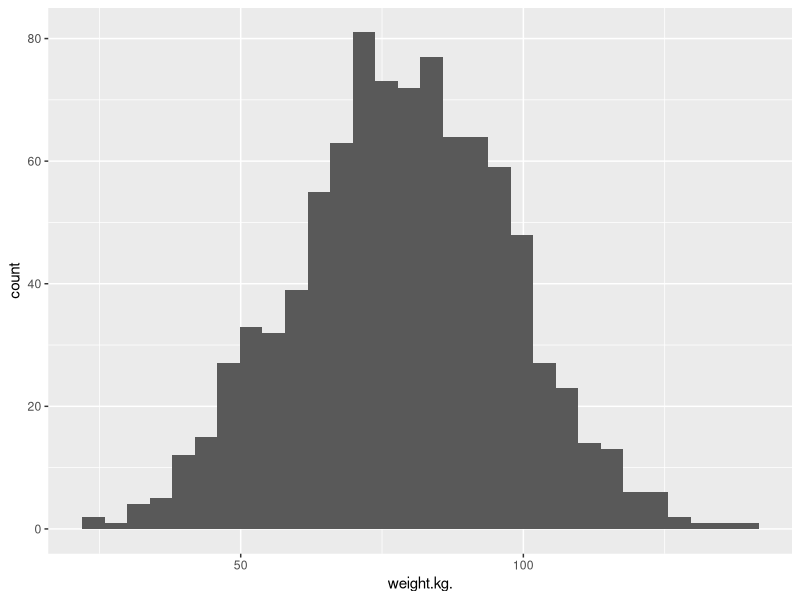
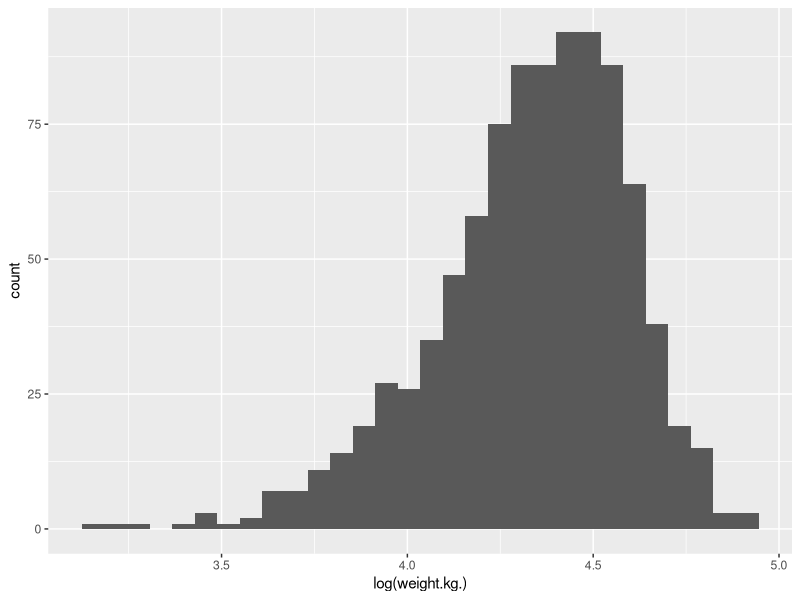
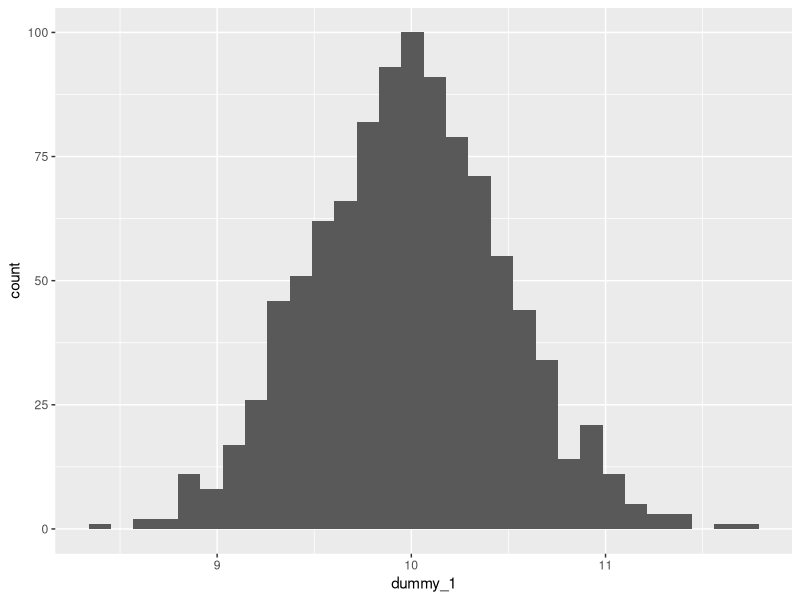
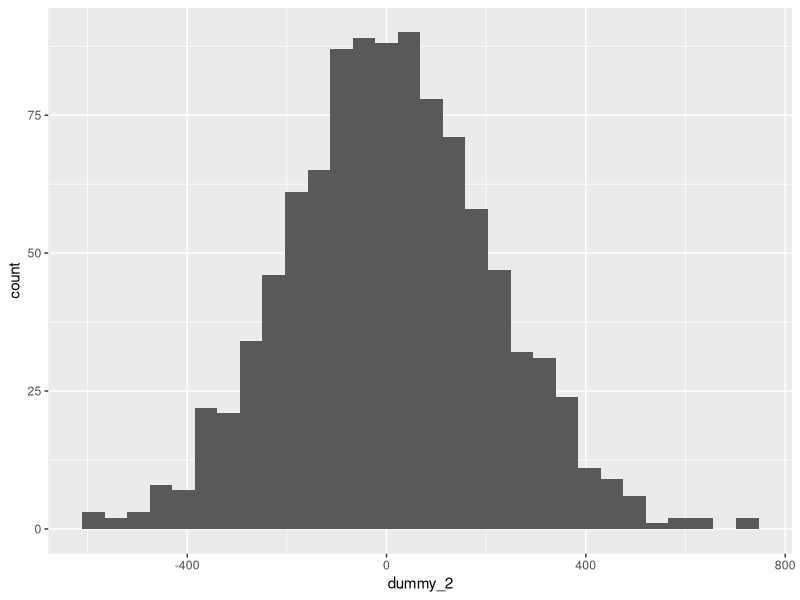
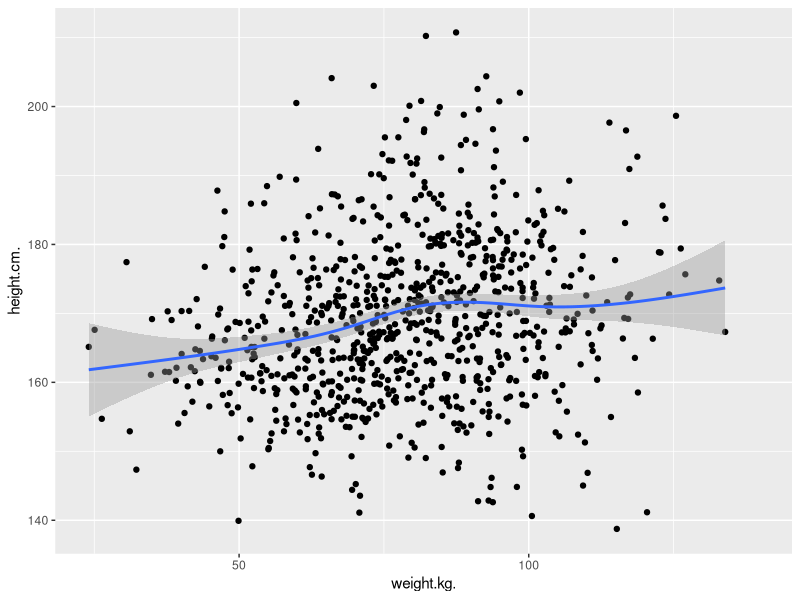

Here is the R script that generated these plots, in order:
## ---- chunk 1
## Limit printing output to max. 100 lines to avoid endless scrolling
options(max.print = 100)
## ---- chunk 2
# We will need these libraries and this data later.
library(tidyverse)
library(ggplot2)

# loading data
hgtwgt_survey <- read.csv("data/hgt_wgt.csv")

## ---- chunk 3
ggplot(hgtwgt_survey, aes(x = weight.kg.)) +
  geom_histogram()
## ---- chunk 4
ggplot(hgtwgt_survey, aes(x = log(weight.kg.))) +
  geom_histogram()
## ---- chunk 5
# small standard deviation
dummy_1 <- rnorm(1000, mean = 10, sd = 0.5)
dummy_1 <- as.data.frame(dummy_1)
ggplot(dummy_1, aes(x = dummy_1)) +
  geom_histogram()

# larger standard deviation
dummy_2 <- rnorm(1000, mean = 10, sd = 200)
dummy_2 <- as.data.frame(dummy_2)
ggplot(dummy_2, aes(x = dummy_2)) +
  geom_histogram()
## ---- chunk 6
mean(hgtwgt_survey$weight.kg., na.rm = TRUE)
## ---- chunk 7
sdweight <- sd(hgtwgt_survey$weight.kg., na.rm = TRUE)
print(sdweight)

varweight <- var(hgtwgt_survey$weight.kg., na.rm = TRUE)
print(varweight)
sqrt(varweight) == sdweight
## ---- chunk 8
median(hgtwgt_survey$weight.kg., na.rm = TRUE)
## ---- chunk 9
IQR(hgtwgt_survey$weight.kg., na.rm = TRUE)
## ---- chunk 10
table(hgtwgt_survey$gender.M.)
## ---- chunk 11
gendertable <- table(hgtwgt_survey$gender.M.)
prop.table(gendertable)
## ---- chunk 12
table(
  hgtwgt_survey$gender.M.,
  hgtwgt_survey$age.yrs.
)
## ---- chunk 13
hgtwgt_survey %>%
  group_by(gender.M.) %>%
  summarise(mean = mean(height.cm., na.rm=TRUE), n = n())
## ---- chunk 14
t.test(height.cm. ~ gender.M., data = hgtwgt_survey)

# we can also specify specific components
t.test(height.cm. ~ gender.M., data = hgtwgt_survey)$statistic
t.test(height.cm. ~ gender.M., data = hgtwgt_survey)$parameter
## ---- chunk 15
anovamodel <- aov(hgtwgt_survey$height.cm. ~ hgtwgt_survey$age.yrs.)
summary(anovamodel)

TukeyHSD(anovamodel)
## ---- chunk 16
cor.test(hgtwgt_survey$weight.kg., hgtwgt_survey$height.cm.)

ggplot(hgtwgt_survey, aes(weight.kg., height.cm.)) +
  geom_point() +
  geom_smooth()
## ---- chunk 17
modelone <- lm(hgtwgt_survey$weight.kg. ~ hgtwgt_survey$height.cm.)
summary(modelone)
## ---- chunk 18
hgtwgt_survey %>%
  mutate(gender.M. = factor(gender.M.))

modelttest <- lm(hgtwgt_survey$height.cm. ~ hgtwgt_survey$gender.M.)

summary(modelttest)
## ---- chunk 19
hgtwgt_survey %>%
  mutate(age.yrs. = factor(age.yrs.))

modelttest <- lm(hgtwgt_survey$height.cm. ~ hgtwgt_survey$age.yrs.)

summary(modelttest)

